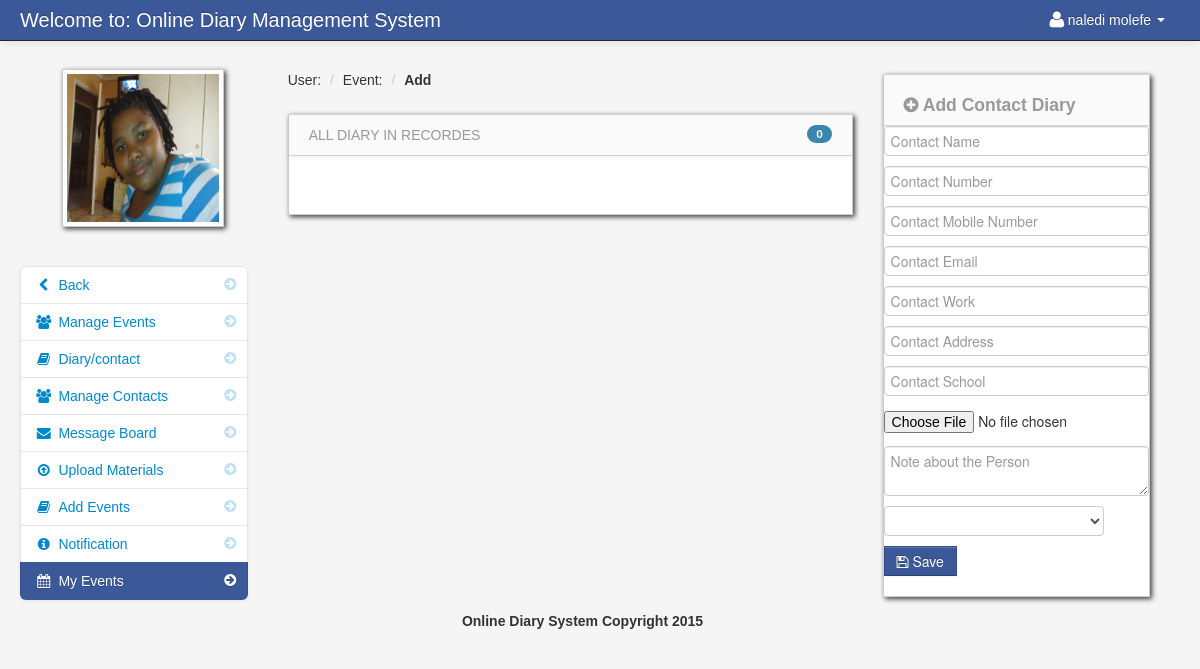
Screenshot of /diary/diary/diary.php (signed in) with the database file from the repository.
### tables this page shows
CREATE TABLE IF NOT EXISTS `tbluser` (
`user_id` int(11) NOT NULL,
  `firstname` varchar(100) NOT NULL,
  `lastname` varchar(100) NOT NULL,
  `username` varchar(100) NOT NULL,
  `password` varchar(100) NOT NULL,
  `location` varchar(100) NOT NULL,
  `status` varchar(100) NOT NULL,
  `about` varchar(400) NOT NULL
);

### diary/diary/session.php (called while the page is built, shortened)
<?php
$session_id=$_SESSION['id'];
?>

### diary/diary/Add_diary.php (the view, shortened to what this page needs)
<div class="span3" id="">
	<div class="row-fluid">
		<div id="block_bg" class="block">
			<div class="navbar navbar-inner block-header">
				<div id="" class="muted pull-left"><h4><i class="icon-plus-sign"></i> Add Contact Diary</h4></div>
			</div>
 <form id="add_event_" class="form-addEvent" method="post" enctype="multipart/form-data" >
	    <input type="text" class="input-block-level" <?php if(isset($name)){echo "value=\"$name\"";}?> name="name" id="name" placeholder="Contact Name" required/>
	    <input type="text" class="input-block-level" <?php if(isset($number)){echo "value=\"$number\"";}?>  name="number" id="number" placeholder="Contact Number" required/>
		<input type="text" class="input-block-level" id="username" <?php if(isset($mobile)){echo "value=\"$mobile\"";}?> name="mobile" placeholder="Contact Mobile Number" required/>
		<input type="text" class="input-block-level" id="venue" <?php if(isset($email)){echo "value=\"$email\"";}?> name="email" placeholder="Contact Email" required/>
		<input type="text" class="input-block-level" id="venue" <?php if(isset($work)){echo "value=\"$work\"";}?> name="work" placeholder="Contact Work" required/>
		<input type="text" class="input-block-level" id="venue" <?php if(isset($address)){echo "value=\"$address\"";}?> name="address" placeholder="Contact Address" required/>
		<input type="text" class="input-block-level" id="venue" <?php if(isset($school)){echo "value=\"$school\"";}?> name="school" placeholder="Contact School" required/>
		<div class="control-group">
				<div class="controls">
					<input name="uploaded_file"  class="input-file uniform_on" id="fileInput" type="file" required>
				</div>
			</div>
		<textarea class="input-block-level" id="note" name="note" placeholder="Note about the Person" required><?php if(isset($note)){echo $note;}?></textarea>
		<select name="group" class="chzn-select" required>
			<option></option>
					<?php
					$query = mysql_query("select * from `group` order by name");
					while($row = mysql_fetch_array($query)){
					?>
					<option value="<?php echo $row['name']; ?>"><?php echo $row['name']; ?> <?php echo $row['name']; ?> </option>
					<?php } ?>
		</select>
		<br/>
	<button id="signin" name="add" class="btn btn-info" type="submit"><i class="icon-save"></i> Save</button>
</form>
				</div>
			</div>
		</div>

### diary/diary/navbar.php (shortened to what this page needs)
<div class="navbar navbar-fixed-top navbar-inverse">
        <div class="navbar-inner">
            <div class="container-fluid">
                <a class="brand" href="#">Welcome to: Online Diary Management System</a>
				<?php if(isset($_SESSION['id'])){ ?>
					<div class="nav-collapse collapse">
						<ul class="nav pull-right">
							<?php $query= mysql_query("select * from tbluser where user_id = '$session_id'")or die(mysql_error());
									$row = mysql_fetch_array($query);
							?>
							<li class="dropdown">
								<a href="#" role="button" class="dropdown-toggle" data-toggle="dropdown"> <i class="icon-user icon-large"></i><?php echo $row['firstname']." ".$row['lastname'];  ?> <i class="caret"></i></a>
							</li>
						</ul>
					</div>
					<?php } ?>
            </div>
        </div>
</div>

### diary/diary/calendar_sidebar.php
<div class="span3" id="sidebar">
	<img id="avatar" src="admin/<?php echo $row['location']; ?>" class="img-polaroid">
		<ul class="nav nav-list bs-docs-sidenav nav-collapse collapse">
				<li class=""><a href="dasboard.php"><i class="icon-chevron-right"></i><i class="icon-chevron-left"></i>&nbsp;Back</a></li>
				<li class=""><a href="manage.php<?php echo '?id='.$get_id; ?>"><i class="icon-chevron-right"></i><i class="icon-group"></i>&nbsp;Manage Events</a></li>
				<li class=""><a href="diary.php<?php echo '?id='.$get_id; ?>"><i class="icon-chevron-right"></i><i class="icon-book"></i>&nbsp;Diary/contact</a></li>
				<li class=""><a href="contacts.php<?php echo '?id='.$get_id; ?>"><i class="icon-chevron-right"></i><i class="icon-group"></i>&nbsp;Manage Contacts</a></li>
				<li class=""><a href="message.php<?php echo '?id='.$get_id; ?>"><i class="icon-chevron-right"></i><i class="icon-envelope-alt"></i>&nbsp;Message Board</a></li>
				<li class=""><a href="uploads.php<?php echo '?id='.$get_id; ?>"><i class="icon-chevron-right"></i><i class="icon-upload"></i>&nbsp;Upload Materials</a></li>
				<li class=""><a href="add-event.php<?php echo '?id='.$get_id; ?>"><i class="icon-chevron-right"></i><i class="icon-book"></i>&nbsp;Add Events</a></li>
				<li class=""><a href="notification.php<?php echo '?id='.$get_id; ?>"><i class="icon-chevron-right"></i><i class="icon-info-sign"></i>&nbsp;Notification</a></li>
				<li class="active"><a href="myevents.php<?php echo '?id='.$get_id; ?>"><i class="icon-chevron-right"></i><i class="icon-calendar"></i>&nbsp;My Events</a></li>
		</ul>
</div>

### diary/diary/admin/assets/styles.css (style rules this page uses)
body { padding-top: 60px; padding-bottom: 40px; background-color: #f5f5f5; }
.block { background: url("../images/pixel-60fff.png") repeat scroll 0 0 rgba(0, 0, 0, 0) !important; border: 1px solid #ccc; background: white; margin: 1em 0em; border-top: none; -webkit-box-shadow: 2px 2px 5px rgba(0, 0, 6, 0.75); -moz-box-shadow: 2px 2px 5px rgba(0, 0, 6, 0.75); box-shadow: 2px 2px 5px rgba(0, 0, 6, 0.75); }
.block-header { margin-bottom: 0px; border-right: none; border-left: none; -webkit-border-radius: 0px; -moz-border-radius: 0px; border-radius: 0px; }
.block-header div { padding-top: 10px; }
.bs-docs-sidenav { max-width: 228px; margin: 30px 0 0; padding: 0; background-color: #fff; -webkit-border-radius: 6px; -moz-border-radius: 6px; border-radius: 6px; -webkit-box-shadow: 0 1px 4px rgba(0,0,0,.065); -moz-box-shadow: 0 1px 4px rgba(0,0,0,.065); box-shadow: 0 1px 4px rgba(0,0,0,.065); }
.bs-docs-sidenav > li > a { display: block; width: 190px \9; margin: 0 0 -1px; padding: 8px 14px; border: 1px solid #e5e5e5; }
.bs-docs-sidenav > li:first-child > a { -webkit-border-radius: 6px 6px 0 0; -moz-border-radius: 6px 6px 0 0; border-radius: 6px 6px 0 0; }
.bs-docs-sidenav > li:last-child > a { -webkit-border-radius: 0 0 6px 6px; -moz-border-radius: 0 0 6px 6px; border-radius: 0 0 6px 6px; }
.bs-docs-sidenav > .active > a { position: relative; z-index: 2; padding: 9px 15px; border: 0; text-shadow: 0 1px 0 rgba(0,0,0,.15); -webkit-box-shadow: inset 1px 0 0 rgba(0,0,0,.1), inset -1px 0 0 rgba(0,0,0,.1); -moz-box-shadow: inset 1px 0 0 rgba(0,0,0,.1), inset -1px 0 0 rgba(0,0,0,.1); box-shadow: inset 1px 0 0 rgba(0,0,0,.1), inset -1px 0 0 rgba(0,0,0,.1); }
.bs-docs-sidenav .icon-chevron-right { float: right; margin-top: 2px; margin-right: -6px; opacity: .25; }
.bs-docs-sidenav .active .icon-chevron-right, .bs-docs-sidenav .active a:hover .icon-chevron-right { opacity: 1; }

### rows the page displays
tbluser: firstname "naledi", lastname "molefe", location (picture)

### other values shown
$count "0"
